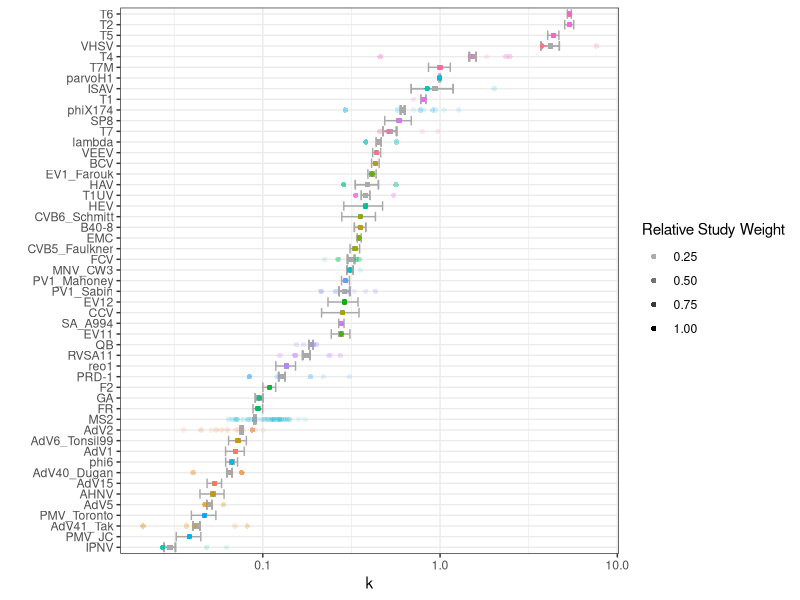

This chart was generated by the following R code: (Note: this script raises an error after producing the figure.)
# 01 - Raw systematic review data analysis
# Takes the raw systematic review data and organizes/summarizes it so that
# the final modeling data set includes no outliers, no study rate constants
# without standard error estimates of k, no viruses for which there is no
# complete genome information, and no viruses that have a unique categorical
# variable type. Estimates of k and the weights for each virus are determined.

# 2020.10.19
# Nicole Rockey

# LIBRARIES---------------------------------------------------------------------

library(tidyverse)

# SET WORKING DIRECTORY---------------------------------------------------------

setwd("~/uv-virus-inactivation-prediction/")

# DATA INPUT--------------------------------------------------------------------

sys_review_data = read.csv('data/sys-review-data.csv', header = TRUE, sep = ",",
                    stringsAsFactors = FALSE)

# FUNCTIONS---------------------------------------------------------------------

# Function to remove outliers from the  virus set.
is_outlier = function(k) {
  # If k is length 3 or greater, returns TRUE whenever k is more than 1.5 IQRs
  #  above the upper quartile or below the lower quartile
  if ( length(k) < 3 ) {
    return( rep(FALSE, length(k)) )
  } else {
    return(
      k > quantile(k, .75) + 1.5 * IQR(k) |
        k < quantile(k, .25) - 1.5 * IQR(k)
    )
  }
}

# DATA MANIPULATION-------------------------------------------------------------

colnames(sys_review_data) = c('study', 'virus', 'k', 'se', 'class')

# Creates a vector that identifies the columns with identifiers.
id_vars = 'virus'

# Creates a vector that identifies the columns with the dependent variable.
dep_vars = 'k'

# Systematic review data without outliers.
sys_review_data_no_outliers = sys_review_data %>%
  #flag and remove outlying estimates
  group_by(virus) %>%
  mutate( outlier = is_outlier(k) ) %>%
  filter( !outlier )

# Manually remove FR from Study 24. Although not removed using the outlier
# approach above (because there are not a lot of rate constants for this virus),
# this rate constant is quite far from the other two rate constants, we know it
# is not accurate. Remove.
sys_review_data_no_outliers = sys_review_data_no_outliers[-which(sys_review_data_no_outliers$study == 24 & sys_review_data_no_outliers$virus == "FR" ), ]

# REMOVE VIRUSES WITHOUT ERROR ESTIMATES----------------------------------------

# Only systematic review data that includes error estimates.
sys_review_data_se = sys_review_data_no_outliers %>%
  # flag and remove outlying estimates
  group_by(virus) %>%
  filter( !is.na(se) )

# INVERSE VARIANCE WEIGHTING BY VIRUS-------------------------------------------

# Inverse variance weights.
model_data = sys_review_data_se %>%
  mutate( w = 1 / se^2 )

# This is the most classical approach to determining the estimated k. It assumes
# all studies are noisy estimaes of the same effect and no study heterogeneity.
model_data = model_data %>%
  group_by(virus) %>%
  mutate(
    kbar_w = sum(w * k)  / sum(w),
    kbar_w_se = sqrt(1 / sum(w)),
    kbar_w_lwr = kbar_w - qnorm(.975) * kbar_w_se,
    kbar_w_upr = kbar_w + qnorm(.975) * kbar_w_se
  ) %>%
  # order by k
  arrange(kbar_w) 

model_data$virus_o = with(model_data, factor(virus, unique(virus)))

model_data %>%
  group_by(virus) %>%
  mutate( 
    study_weight = w / sum(w)  # shade according to weight of experiment for virus
  ) %>% 
  ungroup() %>% 
  ggplot(aes( y = virus_o, x = kbar_w) ) +
  geom_point( pch = 15, color = 'darkgrey', size = 1.5 ) +
  geom_errorbarh( aes(xmin = kbar_w_lwr, xmax = kbar_w_upr), 
                  color = 'darkgrey') +
  geom_point( aes(x = k, color = virus, alpha = study_weight), pch = 16) +
  ylab('') + 
  xlab('k') +
  scale_x_log10() + 
  theme_bw() +
  guides(color = 'none', alpha = guide_legend(title = 'Relative Study Weight'))

# REMOVE VIRUSES WTIH NO COMPLETE GENOME SEQUENCES OR UNIQUE CAT VARS-----------

# For current model, we cannot include the following viruses. Will remove.
model_data_final = model_data %>%
  # flag and remove outlying estimates
  group_by(virus) %>%  
  # Manually remove T4, PMV.
  # Need to remove because these viruses have unique categorical values. LOOCV
  # will not work with these viruses in the data set.
  filter( !{ virus %in% c('T4', 'PMV_JC')}) %>%
  # Manually remove BCV, F2, PMV_Toronto, SA_A994, SP8.
  # Need to remove because they do not have genome sequences available.
  filter( !{ virus %in% c('BCV', 'F2', 'PMV_Toronto', 'SA_A994', 'SP8', 'T1UV')})

# SUMMARIZE---------------------------------------------------------------------
# Systematic review - all data.
sys_review_data_summ_virus = sys_review_data %>%
  group_by(virus) %>%
  summarize( n = n(), .groups = 'drop')
sys_review_data_summ_class = sys_review_data %>%
  group_by(class) %>%
  summarize( n = n(), .groups = 'drop')

# Systematic review without outliers (used in Figure 1).
outliers = sys_review_data %>%
  group_by(virus) %>%
  mutate( outlier = is_outlier(k) ) %>%
  filter( outlier )

sys_review_data_no_outliers_summ_virus = sys_review_data_no_outliers %>%
  group_by(virus) %>%
  summarize(k_mean = mean(k), n = n(), .groups = 'drop')
sys_review_data_no_outliers_summ_class = sys_review_data_no_outliers %>%
  group_by(class) %>%
  summarize(k_mean = mean(k), n = n(), .groups = 'drop')

# Modeling data - only rate constants with se included.
model_data_summ_virus = model_data %>%
  group_by(virus) %>%
  summarize( across(starts_with("k"), mean), n = n(), .groups = 'drop') 
model_data_summ_class = model_data %>%
  group_by(class) %>%
  summarize( n = n(), .groups = 'drop')

# Final modeling data set - remove viruses with unique cat vars or no genome
# sequence (used in model training and validation).
# summarize final model data set.
model_data_final_summ_virus = model_data_final %>%
  group_by(virus) %>%
  summarize( across(starts_with("k"), mean), n = n(), .groups = 'drop') 
model_data_final_summ_class = model_data_final %>%
  group_by(class) %>%
  summarize(  n = n(), .groups = 'drop') 

k_bar = model_data_final_summ_virus$kbar_w
k_var = model_data_final_summ_virus$kbar_w_se^2
names(k_bar) = names(k_var) = model_data_final_summ_virus$virus 

# OUTPUT------------------------------------------------------------------------
save(id_vars, dep_vars, k_var, k_bar, model_data_final, sys_review_data_se, sys_review_data_no_outliers,
     file = "data/uv-inact-meta-k-bar.RData")

# Data to include in Figure 1 (this includes all experimental rate constants
# from systematic review except for the outliers).
write.csv(sys_review_data_no_outliers, 'development/csv-outputs/fig-1.csv')

